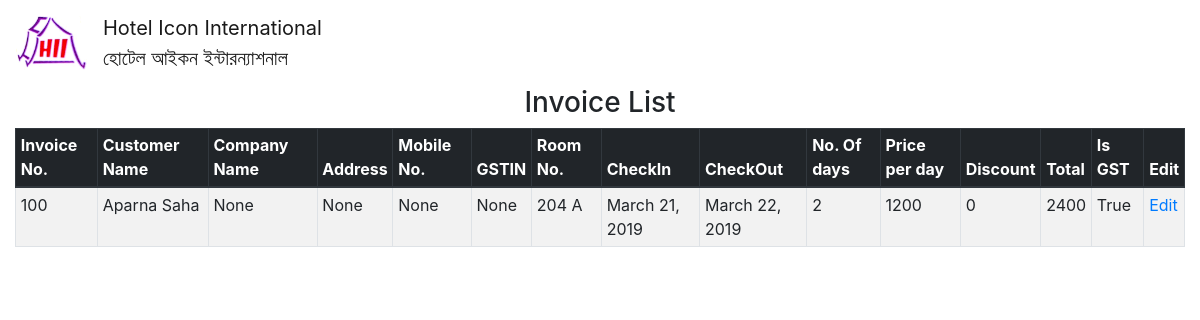
The app's page /accounts/viewinvoice/, older data.
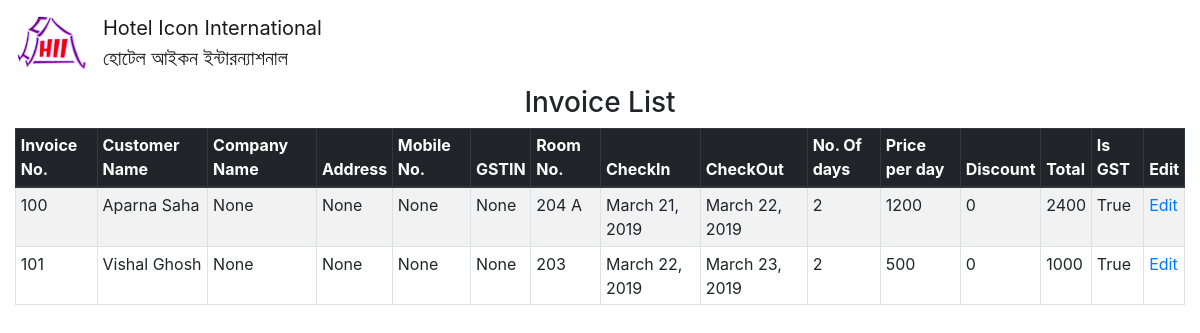
The same page, newer data.
### mainapp/models.py (models this page shows, shortened)
class Invoice(models.Model):
    invoice_no = models.CharField(max_length=10)
    name = models.CharField(max_length=30)
    company_name = models.CharField(max_length=30,null=True,blank=True)
    address = models.CharField(max_length=60,null=True,blank=True)
    phone = models.CharField(max_length=13,null=True,blank=True)
    person_count = models.CharField(max_length=30)
    gstin = models.CharField(max_length=30,blank=True,null=True)
    date = models.DateField()
    room_no = models.CharField(max_length=7)
    check_in = models.DateField()
    check_out = models.DateField()
    days_count = models.IntegerField()
    rate = models.IntegerField()
    room_no_2 = models.CharField(max_length=7,blank=True, null=True)
    check_in_2 = models.DateField(blank=True, null=True)
    check_out_2 = models.DateField(blank=True, null=True)
    days_count_2 = models.IntegerField(default=0)
    rate_2 = models.IntegerField(default=0)
    room_no_3 = models.CharField(max_length=7,blank=True, null=True)
    check_in_3 = models.DateField(blank=True, null=True)
    check_out_3 = models.DateField(blank=True, null=True)
    days_count_3 = models.IntegerField(default=0)
    rate_3 = models.IntegerField(default=0)
    discount = models.IntegerField(default=0)
    is_gst = models.BooleanField(default=False)
    def total(self): return (self.rate*self.days_count)

### mainapp/views.py (the view)
# urls.py: path('accounts/viewinvoice/', views.view_invoice,name="viewinvoice"),
def view_invoice(request):
    objects = Invoice.objects.all()
    return render(request,'viewinvoice.html',{'objects':objects})

### mainapp/templates/viewinvoice.html
{% extends 'master.html' %}
{% block content %}
<div class="container-fluid">
    <h3 class="text-center">Invoice List</h3>
    <table class="table table-striped table-sm table-hover table-bordered">
        <thead class="thead-dark">
            <th scope="col">Invoice No.</th>
            <th scope="col">Customer Name</th>
            <th scope="col">Company Name</th>
            <th scope="col">Address</th>
            <th scope="col">Mobile No.</th>
            <th scope="col">GSTIN</th>
            <th scope="col">Room No.</th>
            <th scope="col">CheckIn</th>
            <th scope="col">CheckOut</th>
            <th scope="col">No. Of days</th>
            <th scope="col">Price per day</th>
            <th scope="col">Discount</th>
            <th scope="col">Total</th>
            <th scope="col">Is GST</th>
            <th scope="col">Edit</th>
        </thead>
        <tbody>
            {% for obj in objects %}
            <tr scope="row">
                <td>{{obj.invoice_no}}</td>
                <td>{{obj.name}}</td>
                <td>{{obj.company_name}}</td>
                <td>{{obj.address}}</td>
                <td>{{obj.phone}}</td>
                <td>{{obj.gstin}}</td>
                <td>{{obj.room_no}}</td>
                <td>{{obj.check_in}}</td>
                <td>{{obj.check_out}}</td>
                <td>{{obj.days_count}}</td>
                <td>{{obj.rate}}</td>
                <td>{{obj.discount}}</td>
                <td>{{obj.total}}</td>
                <td>{{obj.is_gst}}</td>
                <td><a href="{% url 'editinvoice' obj.pk %}">Edit</a></td>
            </tr>
            {% endfor %}
        </tbody>
    </table>
</div>
{% endblock %}

### mainapp/templates/master.html (shortened to what this page needs)
<!DOCTYPE html>
<html lang="en">
<head>
{% load static %}
    <link rel="stylesheet" href="{% static 'css/bootstrap.min.css' %}">
</head>
<body>
        <nav class="navbar navbar-light" style="background-color: #fff">
            <a class="navbar-brand" href="#">
            <img src="{% static 'logo.png' %}" width="71px">
            </a>
            <a class="navbar-brand mr-auto" href="/accounts/profile/">
                Hotel Icon International <br>
                হোটেল আইকন ইন্টারন্যাশনাল
            </a>
        </nav>
    {% block content %}{% endblock %}
</body>
</html>

Row changes from the older to the newer data that the page shows:
added Invoice: invoice_no "101", name "Vishal Ghosh", company_name "None", address "None", phone "None", gstin "None", room_no "203", check_in "March 22, 2019", check_out "March 23, 2019", days_count "2", rate "500", discount "0", total "1000", is_gst "True"
